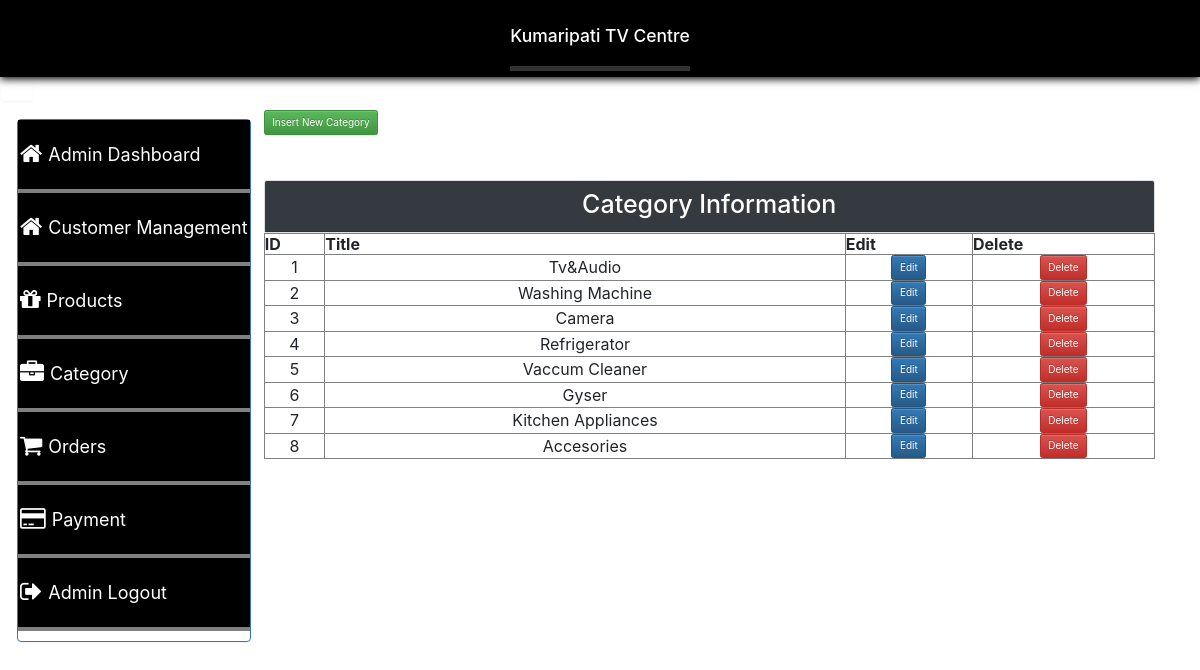
/admin/dashboard.php?view_category (signed in), run on the app's committed database.
### tables this page shows
CREATE TABLE `tbl_category` (
  `cat_id` int(11) NOT NULL,
  `cat_title` varchar(255) NOT NULL
);

### admin/view_category.php (the view, shortened to what this page needs)
<!DOCTYPE HTML>
<html>
<head>
</head>
<body>
     <div class="container">
       <div class="col-lg-12"><br><br>
         <a href="insert_category.php" class="btn btn-success insert-btn">Insert New Category</a><br></br>
            <div class="insert-content">
                <div class="card">
                  <div class="card-header bg-dark">
                    <h1 class="text-center text-white"> Category Information</h1>
                  </div>
               </div>
                <table align="center" border="1px" width="100%">
                    <tr>
                        <th>ID</th>
                        <th>Title</th>
                        <th>Edit</th>
                        <th>Delete</th>
                    </tr>
                   <?php
                    include("../include/connect.php");
                    $get_cat = "select * from tbl_category";
                    $run_cat = mysqli_query($con, $get_cat);
                    $i = 0;
                    while ($row_cat=mysqli_fetch_array($run_cat)){
                        $cat_title = $row_cat['cat_title'];
                        $i++;
                    ?>
                                        <tr align="center">
                                            <td>
                                                <?php echo $i;?>
                                            </td>
                                            <td>
                                                <?php echo $cat_title;?>
                                            </td>
                                            <td><button class="btn-primary btn"><a href="edit_cat.php?cat_id=<?php echo $row_cat['cat_id']; ?>" class="text-white">Edit</a> </button> </td>
                                            <td> <button class="btn-danger btn"> <a href="delete_category.php?cat_id=<?php echo $row_cat['cat_id']; ?>" class="text-white" value="delete" onclick='return confirmDelete()'> Delete </a></button> </td>
                                        </tr>
                                        <?php } ?>
                </table>
            </div>
    </div>
</body>
</html>

### css/style1.css (style rules this page uses)
body { background: white; margin: 0px; border: 0px; }
a { text-decoration: none; color: white; }

### css/dash.css (style rules this page uses)
.insert-content { padding-left: 15px; margin: 20px auto 20px; height: 375px; overflow-y: scroll; }
.insert-btn { margin-left: 15px; margin-top: -35px; }

### data on the page
tbl_category: cat_title "Tv&Audio"
tbl_category: cat_title "Washing Machine"
tbl_category: cat_title "Camera"
tbl_category: cat_title "Refrigerator"
tbl_category: cat_title "Vaccum Cleaner"
tbl_category: cat_title "Gyser"
tbl_category: cat_title "Kitchen Appliances"
tbl_category: cat_title "Accesories"
